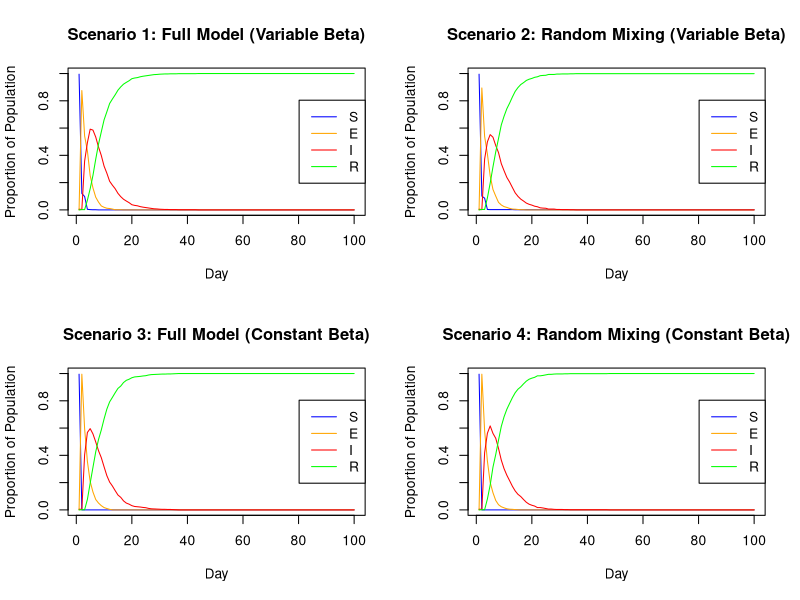

Recreate this plot in R.
#  Statistical Programming Group Project 2
#  Group 18 Members and Contributions:
#  Farah Nur Jannah Binti Farok (S2891743): Sections 1 and 2
#  Marta Gorecka (S1866561): Sections 2 & 3
#  Farell Zevic (S2810226): Sections 4 and 5
############################################################

# 1. Household distribution

set.seed(0)
n <- 1000 # population test size
hmax <- 5 # max household size
h <- rep(1:(n %/% hmax + 1), sample(1:hmax, n %/% hmax + 1, replace=TRUE))[1:n]
# n %/% hmax is the min num of households needed if all had hmax people
# +1 to have extra households in case division is not exact
# replace=TRUE allows repeated household sizes
# [1:n] trims the vector to exactly n people

# 2.  Network of regular contacts
# function to generate non-household contacts
beta <- runif(n, 0, 1) #n vector of βi
get.net <- function(beta, h, nc = 15) {
  # beta = sociability vector all individuals
  # h = household membership vector
  # nc = average number of non-household contacts per person
  n <- length(beta) # total number of people
  bm <- mean(beta) # mean of vector beta
  contacts <- vector("list", n) # create empty list for each person
  
  for (i in seq_len(n)) {
    non_household <- which(h != h[i]) # identify people NOT in the same household as person i
    probij <- nc * beta[i] * beta[non_household] / (bm^2 * (n-1)) # probability links
    isampled <- runif(length(non_household)) < probij # randomly sample which non-householders to pick
    sampled <- non_household[isampled] # sampled non-householders
    contacts[[i]] <- sampled
    #contacts[[i]] <- sample(non_household, nc, probij) # sample contacts from non_household population with probability probij
    
  }
  
  # make the link bidirectional
  # ensure if person i lists person j as a contact, then person j also lists person i as a contact
  for (i in 1:n) {
    for (j in contacts[[i]] ) {
      # check if the reverse link (j -> i) already exists
      if (! (i %in% contacts[[j]]) ) { 
        contacts[[j]] <- c(contacts[[j]], i) # add i to j's contact list if bidirectional link does not exist
      }}}
  return(contacts) 
}

# 3. SEIR model implementation
# n = number of people
# βi = sociability parameter for ith person
# h = n vector of indicating which household the person belongs to
# beta = n vector of βi; nt = number of days to simulate 
# pinf = proportion of the initial population to *randomly* start in th eI state

## NOT FINISHED, To Be Completed
alink = get.net(beta, h, nc = 15) # non-household contacts

nseir <- function(beta, h, alink, alpha=c(.1,.01,.01), delta=.2, gamma=.4, nc=15, nt = 100, pinf = .005) {
  n<-length(beta)
  x<-rep(0L,n) # vector x to store the infection state
  ni = round(pinf*n) # number of infected people
  iinf <- sample(1:n,ni) # randomly select the infectious people
  x[iinf] <- 2 # set those infected people to stage "2" (E->I)
  
  S <- E <- I <- R <- numeric(nt) ## set up storage for pop in each state
  S[1] <- n-ni; I[1]<-ni
  
  # from LECTURE NOTES for inspiration
  for (i in 2:nt) { ## loop over days
    u <- runif(n) ## uniform random deviates
    x[x==2 & u < delta] <- 3 ## I -> R with prob delta
    x[x==1 & u < gamma] <- 2 ## E -> I with prob gamma
    x[x==0 & runif(n) < beta*I[i-1]] <- 1 ## S -> E with prob beta*I[i-1]
    S[i] <- sum(x==0); E[i] <- sum(x==1)
    I[i] <- sum(x==2); R[i] <- sum(x==3)
  }
  return(list(S=S,E=E,I=I,R=R,t=1:nt))
}

# 4. Visualization of SEIR population states
plot.nseir <- function(result, main_title) {
  n <- result$S[1] + result$E[1] + result$I[1] + result$R[1]
  
  plot(result$t, result$S / n, type = "l", col = "blue",
       xlab = "Day", ylab = "Proportion of Population",
       ylim = c(0, 1), main = main_title)
  lines(result$t, result$E / n, col = "orange")
  lines(result$t, result$I / n, col = "red")
  lines(result$t, result$R / n, col = "green")
  
  legend("right", legend = c("S", "E", "I", "R"),
         col = c("blue", "orange", "red", "green"), lty = 1)
}

# 5. Scenario-based SEIR model comparison
set.seed(42)

n <- 1000
nt <- 100
beta_vector <- runif(n, 0, 1)
h_households <- rep(1:(n %/% 5 + 1), sample(1:5, n %/% 5 + 1, replace=TRUE)) [1:n]
beta_bar_vector <- rep(mean(beta_vector), n)

par(mfrow = c(2, 2))

# Scenario 1: Full Model with variable beta
alink_full <- get.net(beta = beta_vector, h = h_households)
result_full <- nseir(beta = beta_vector, h = h_households, alink = alink_full)
plot.nseir(result_full, "Scenario 1: Full Model (Variable Beta)")

# Scenario 2: Random Mixing with variable beta
alpha_random_mixing <- c(0, 0, 0.02)
result_random <- nseir(beta = beta_vector, h = h_households, alink = alink_full,
                       alpha = alpha_random_mixing)
plot.nseir(result_random, "Scenario 2: Random Mixing (Variable Beta)")

# Scenario 3: Full Model with constant beta
alink_homog <- get.net(beta = beta_bar_vector, h = h_households)
result_homog <- nseir(beta = beta_bar_vector, h = h_households, alink = alink_homog)
plot.nseir(result_homog, "Scenario 3: Full Model (Constant Beta)")

# Scenario 4: Random Mixing with constant beta
result_rand_homog <- nseir(beta = beta_bar_vector, h = h_households, alink = alink_homog,
                           alpha = alpha_random_mixing)
plot.nseir(result_rand_homog, "Scenario 4: Random Mixing (Constant Beta)")
par(mfrow = c(1, 1))
